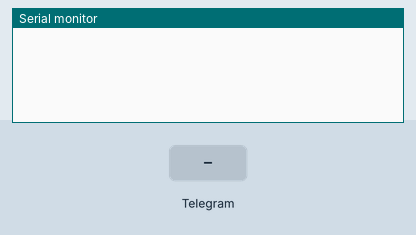
This sketch was run on a simulated ESP8266 (NodeMCU). On the bench: the last lines printed to the serial monitor. Inputs (shaded band) come from the test bench. WiFi joins after 1.5 s; servers stay silent unless stated; the local clock reads 2024-03-15 10:24:30 at power-on unless the sketch sets it; random numbers use the default seed unless the sketch sets one.

Above: at 3.2 s.
3.3 s: Telegram message "/start" received
At 5.8 s:
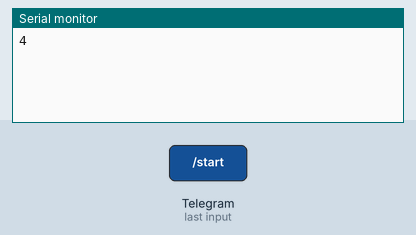
6.1 s: Telegram message "/start_exam" received
At 8.4 s:
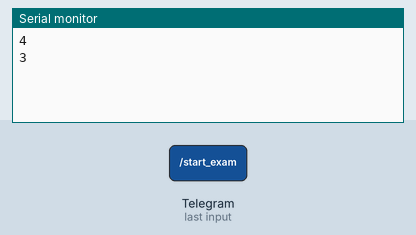
Timing chart, 0 to 9.9 s (numbered marks = the images above; inputs shaded):
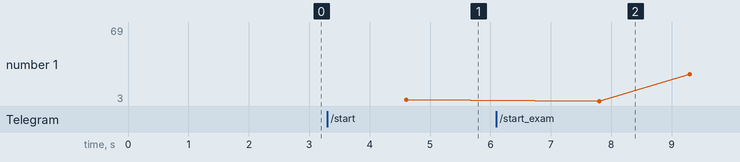

Measured:
- after the input at 3.3 s, the serial monitor: prints a new line after 1.3 s (image 1)
- after the input at 6.1 s, the serial monitor: prints a new line after 1.7 s (image 2)
- plotted number 1: 4 → 69 after the input at 6.1 s

The sketch:

esp.ino
```cpp
#include <ESP8266WiFi.h>
#include <WiFiClientSecure.h>
#include <UniversalTelegramBot.h>
#include <ESP8266Firebase.h>

#define WIFI_SSID ""
#define WIFI_PASSWORD ""
#define BOT_TOKEN ""

X509List cert(TELEGRAM_CERTIFICATE_ROOT);
WiFiClientSecure secured_client;
UniversalTelegramBot bot(BOT_TOKEN, secured_client);

const unsigned long BOT_MTBS = 1000;
unsigned long bot_lasttime;
volatile int result = -1;
volatile int number_of_questions = 0;
volatile int score = 0;
volatile bool block = false;

int LCD_END = -1;
int LCD_WRONG_ANSWER = 1;
int LCD_CORRECT_ANSWER = 2;
int LCD_QUESTION = 3;
int LCD_INIT = 4;

//*************************************************************************************************************
void setup()
{
  Serial.begin(9600);
  delay(500);

  configTime(0, 0, "pool.ntp.org");
  secured_client.setTrustAnchors(&cert);
  WiFi.begin(WIFI_SSID, WIFI_PASSWORD);

  while (WiFi.status() != WL_CONNECTED)
  {
    delay(500);
  }
}
//*************************************************************************************************************
void loop()
{

  if (millis() - bot_lasttime > BOT_MTBS)
  {
    int numNewMessages = bot.getUpdates(bot.last_message_received + 1);
    while (numNewMessages)
    {
      handleNewMessages(numNewMessages);
      numNewMessages = bot.getUpdates(bot.last_message_received + 1);
    }
    bot_lasttime = millis();
  }

  delay(2000);
}

//*************************************************************************************************************
void handleNewMessages(int numNewMessages)
{
  for (int i = 0; i < numNewMessages; i++)
  {
    String chat_id = bot.messages[i].chat_id;
    String text = bot.messages[i].text;

    String from_name = bot.messages[i].from_name;

    if (text == "/start")
    {
      String welcome = "Welcome. " + from_name + "This is a math competition.\n";
      welcome += "The green LED lights up for correct answers, and the red LED lights up for incorrect answers.\n";
      welcome += "If you answer 3 out of 5 questions correctly, you will pass the exam.\n\n";
      welcome += "If you are ready: Start the exam! - /start_exam\n\n";

      welcome += "Good luck.\n\n";

      Serial.println(LCD_INIT);

      bot.sendMessage(chat_id, welcome, "");
    }

    else if (text == "/end_exam")
    {

      if (block == true)
      {
        String exam_is_over = "The exam is over.\n\n";
        exam_is_over += "Your score: " + String(score);

        block = false;
        score = 0;
        number_of_questions = 0;

        Serial.println(LCD_END);

        bot.sendMessage(chat_id, exam_is_over, "");
      }
    }

    else if (text == "/start_exam")
    {
      if (block == false)
      {
        block = true;
        bot.sendMessage(chat_id, "The exam is starting...", "");
        send_question(chat_id);
      }

      else
      {
        bot.sendMessage(chat_id, "Your exam is ongoing.", "");
      }
    }

    else
    {
      if (block == false)
      {
        if (text != "/start")
          bot.sendMessage(chat_id, "I don't understand what you mean.", "");
      }
      else
      {
        if (text == String(result))
        {
          correct_answer(chat_id);
        }
        else
        {
          wrong_answer(chat_id);
        }
      }
    }

    if (number_of_questions == 5)
    {
      String exam_is_over = "The exam is over.\n\n";
      exam_is_over += "Your score: " + String(score);

      if (score < 3)
      {
        exam_is_over += "\nTo pass the exam, you needed to answer " + String(5 - score) + " questions.\n";
        exam_is_over += "\nYou failed the exam.";
      }
      else
      {
        exam_is_over += "\nYou passed the exam, congratulations! Your score is " + String(score) + ".";
      }

      block = false;
      score = 0;
      number_of_questions = 0;

      Serial.println(LCD_END);

      bot.sendMessage(chat_id, exam_is_over, "");
    }
  }
}

void wrong_answer(String &chat_id)
{
  Serial.println(LCD_WRONG_ANSWER);
  String m = "I'm sorry, wrong answer. ";
  m += "Score: ";
  m += String(score);
  bot.sendMessage(chat_id, m, "");

  send_question(chat_id);

  number_of_questions += 1;
}

void correct_answer(String &chat_id)
{
  Serial.println(LCD_CORRECT_ANSWER);
  score += 1;
  String m = "Congratulations, you answered a question correctly.";
  m += " Score: ";
  m += String(score);
  bot.sendMessage(chat_id, m, "");

  send_question(chat_id);

  number_of_questions += 1;
}

void send_question(String &chat_id)
{
  if (number_of_questions < 5)
  {
    Serial.println(LCD_QUESTION);

    delay(1500);

    int first_number = get_number();
    Serial.println(first_number);

    delay(2500);

    int second_number = get_number();
    Serial.println(second_number);

    result = get_res(first_number, second_number);

    if (number_of_questions != 4)
      bot.sendMessage(chat_id, "Answer the question on the screen.", "");
  }
}

int get_res(int &first_number, int &second_number)
{
  return first_number + second_number;
}

int get_number()
{
  return random(20, 100);
}
```
